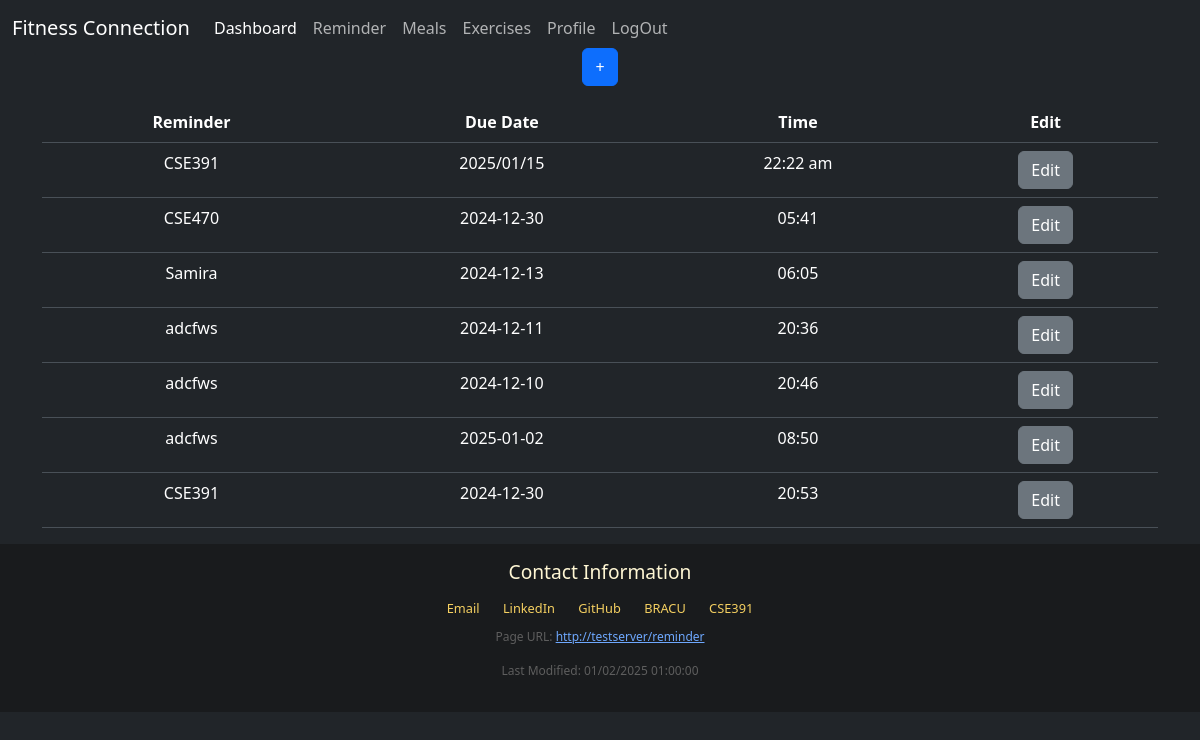
Page /reminder (signed in) on the committed database.
### models/reminder.py (models this page shows)
class reminder(Base):
    __tablename__ = 'reminder'
    appointment_id = Column(Integer, primary_key=True)
    appointment_name = Column(VARCHAR)
    date = Column(VARCHAR)
    time = Column(VARCHAR)
    reminder_date = Column(VARCHAR)
    user_email = Column(VARCHAR)

### app.py (the view, shortened to what this page needs)
@app.route('/reminder', methods=['GET', 'POST'])
def reminders():
    if request.method == 'GET':
        if 'user_email' not in session:
            return redirect(url_for('login'))
        rem = get_reminders(session['user_email'])
        return render_template('reminder.html', reminders=rem)

### database/dbconnect.py (called while the page is built)
def get_session():
    return Session()

### models/reminder.py (called while the page is built)
def get_reminders(email):
    session = get_session()
    reminders = session.query(reminder).filter(reminder.user_email == email).all()
    return reminders

### templates/reminder.html (shortened to what this page needs)
{% extends "base.html" %}
{% block content %}
    <div class="container mt-5">
        <div class="d-flex justify-content-center">
            <button type="button" class="btn btn-primary" data-bs-toggle="modal" data-bs-target="#reminderModal" onclick="getValues()">
                <span>&#43;</span>
            </button>
        </div>
        <div class="mt-3">
            <div id="reminders" class="text-center">
                {% if reminders %}
                <table class="table">
                    <thead>
                        <tr>
                            <th scope="col">Reminder</th>
                            <th scope="col">Due Date</th>
                            <th scope="col">Time</th>
                            <th scope="col">Edit</th>
                        </tr>
                    </thead>
                    <tbody>
                        {% for i in reminders %}
                        <tr id="reminder-row">
                            <td class="reminder-name">{{ i.appointment_name }}</td>
                            <td class="reminder-date">{{ i.date }}</td>
                            <td class="reminder-time">{{ i.time }}</td>
                            <td>
                                <button type="button" class="btn btn-secondary" data-bs-toggle="modal" data-bs-target="#editModal" onclick="editRminder(this)">Edit</button>
                            </td>
                        </tr>
                        {% endfor %}
                    </tbody>
                </table>
                {% else %}
                <p class="text-muted">No reminders yet.</p>
                {% endif %}
            </div>
        </div>
    </div>
{% endblock %}

### templates/base.html (shortened to what this page needs)
<!doctype html>
<html lang="en" data-bs-theme="dark">
  <head>
    <link href="https://cdn.jsdelivr.net/npm/bootstrap@5.3.3/dist/css/bootstrap.min.css" rel="stylesheet">
  </head>
  <body>
    <nav class="navbar navbar-expand-lg fixed-top navbar-scroll">
        <div class="container-fluid">
          <a class="navbar-brand" href="#!">Fitness Connection</a>
          <div class="collapse navbar-collapse" id="navbarSupportedContent">
            <ul class="navbar-nav me-auto">
              <li class="nav-item">
                <a class="nav-link active" aria-current="page" href="/userdashboard">Dashboard</a>
              </li>
              <li class="nav-item">
                <a class="nav-link" href="/reminder">Reminder</a>
              </li>
              <li class="nav-item">
                <a class="nav-link" href="/meal">Meals</a>
              </li>
              <li class="nav-item">
                <a class="nav-link" href="/exercise">Exercises</a>
              </li>
              <li class="nav-item">
                <a class="nav-link" href="/profile">Profile</a>
              </li>
              <li class="nav-item">
                <a class="nav-link" href="/logout">LogOut</a>
              </li>
            </ul>
          </div>
        </div>
      </nav>
    {% block content %}
    {% endblock %}
    <div class="footer">
      <h3>Contact Information</h3>
      <div class="footer-links">
          <a href="mailto:samira.akter1@e.bracu.ac.bd">Email</a>
          <a href="https://www.linkedin.com/in/sameera-shifa-b73696215/" target="_blank">LinkedIn</a>
          <a href="https://github.com/sssamira" target="_blank">GitHub</a>
          <a href="https://www.bracu.ac.bd" target="_blank">BRACU</a>
          <a href="https://github.com/sssamira" target="_blank">CSE391</a>
      </div>
      <div id="page-info"></div>
  </body>
</html>

### templates/base.html (style rules this page uses)
.footer { background-color: #191b1d; color: #FFF7D4; padding: 1rem; text-align: center; font-size: 0.8rem; bottom: 0; width: 100%; border: #FFF7D4; }
.footer h3 { margin-bottom: 1rem; font-size: 1.2rem; }
.footer-links a { color: #F5D061; margin: 0 10px; font-size: 0.5; text-decoration: none; }

### rows in the picture
reminder: appointment_name "CSE391", date "2025/01/15", time "22:22 am"
reminder: appointment_name "CSE470", date "2024-12-30", time "05:41"
reminder: appointment_name "Samira", date "2024-12-13", time "06:05"
reminder: appointment_name "adcfws", date "2024-12-11", time "20:36"
reminder: appointment_name "adcfws", date "2024-12-10", time "20:46"
reminder: appointment_name "adcfws", date "2025-01-02", time "08:50"
reminder: appointment_name "CSE391", date "2024-12-30", time "20:53"
